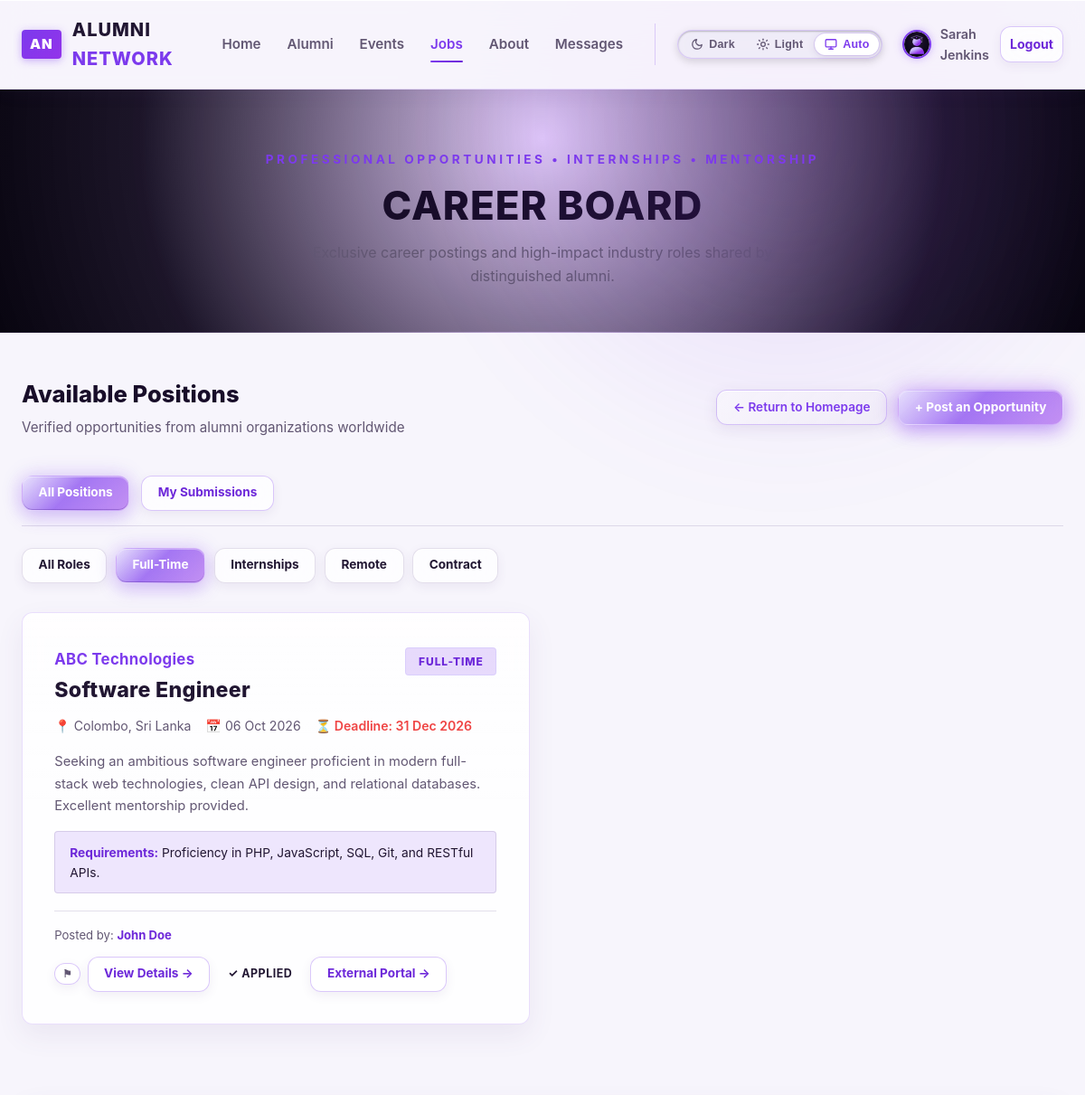
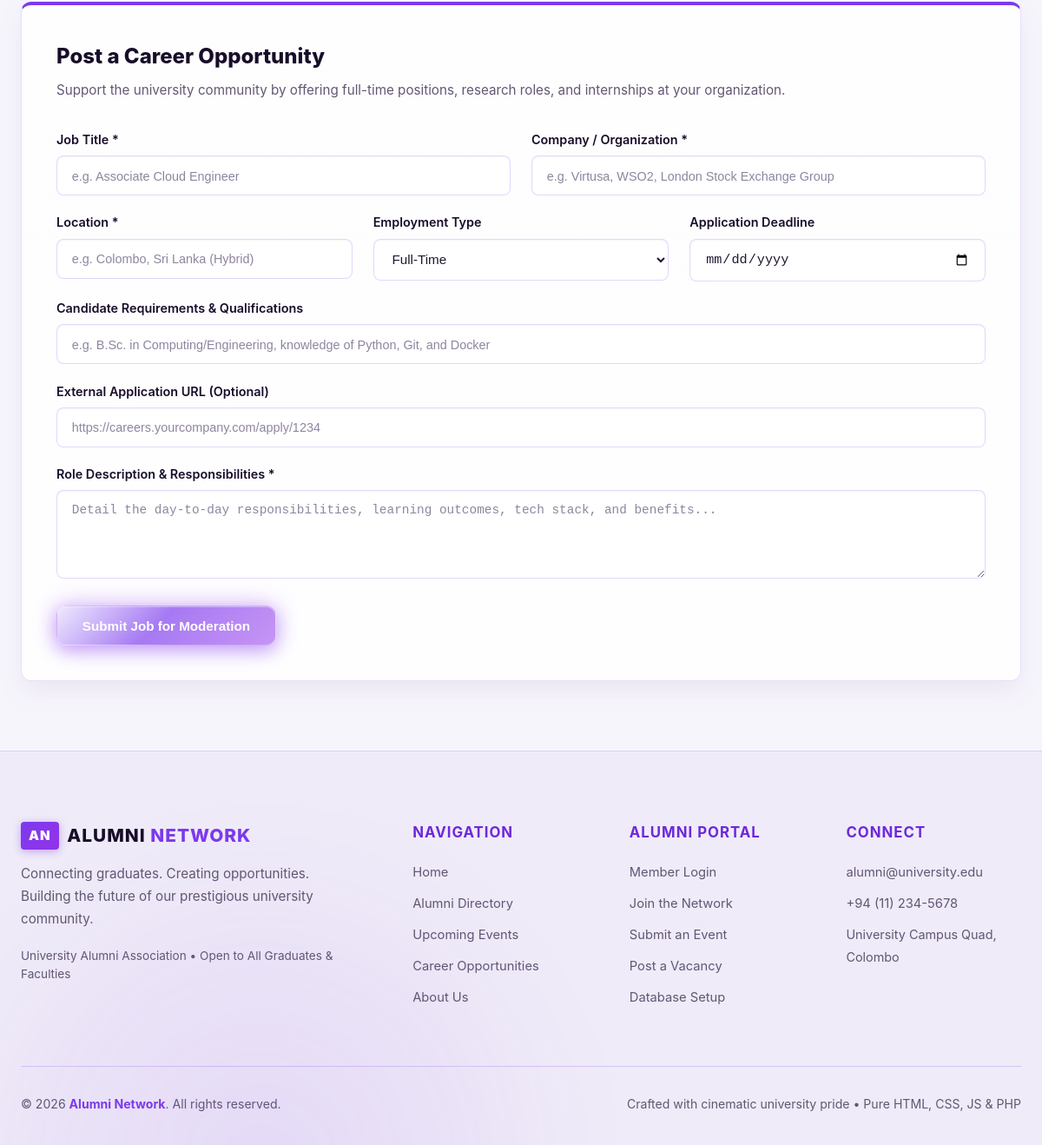
The app's page /jobs.php?tab=all&type=Full-Time (signed in) with its own data (2 pictures, top to bottom).
### tables this page shows
CREATE TABLE IF NOT EXISTS job_applications (
    id INT AUTO_INCREMENT PRIMARY KEY,
    job_id INT NOT NULL,
    user_id INT NOT NULL,
    message TEXT NULL,
    status ENUM('Applied', 'Under Review', 'Accepted', 'Rejected') NOT NULL DEFAULT 'Applied',
    applied_at TIMESTAMP DEFAULT CURRENT_TIMESTAMP,
    UNIQUE KEY unique_application (job_id, user_id),
    INDEX idx_ja_job (job_id),
    INDEX idx_ja_user (user_id),
    FOREIGN KEY (job_id) REFERENCES jobs(id) ON DELETE CASCADE,
    FOREIGN KEY (user_id) REFERENCES users(id) ON DELETE CASCADE
);

CREATE TABLE IF NOT EXISTS jobs (
    id INT AUTO_INCREMENT PRIMARY KEY,
    title VARCHAR(200) NOT NULL,
    company VARCHAR(150) NOT NULL,
    description TEXT NOT NULL,
    contact_email VARCHAR(200) DEFAULT NULL,
    requirements TEXT DEFAULT NULL,
    location VARCHAR(150) NOT NULL,
    job_type ENUM('Full-Time', 'Part-Time', 'Internship', 'Contract', 'Remote') NOT NULL DEFAULT 'Full-Time',
    application_link VARCHAR(255) NULL,
    deadline DATE DEFAULT NULL,
    posted_by INT NOT NULL,
    status ENUM('pending', 'approved', 'rejected') NOT NULL DEFAULT 'approved',
    posted_at TIMESTAMP DEFAULT CURRENT_TIMESTAMP,
    expires_at DATE NULL,
    INDEX idx_jobs_posted_by (posted_by),
    INDEX idx_jobs_status (status),
    INDEX idx_jobs_type (job_type),
    FOREIGN KEY (posted_by) REFERENCES users(id) ON DELETE CASCADE
);

### jobs.php (the view, shortened to what the rows shown need)
<?php
require_once __DIR__ . '/includes/header.php';
require_once __DIR__ . '/includes/functions.php';
$currentUserId = current_user_id();
$typeFilter = isset($_GET['type']) ? trim($_GET['type']) : '';
$tabFilter  = isset($_GET['tab']) ? trim($_GET['tab']) : 'all';
$jobs = [];
if ($db_connected && $pdo) {
    try {
        $userIdParam = $currentUserId ? (int)$currentUserId : 0;
        if ($tabFilter === 'my' && $isLoggedIn) {
            $sql = "
                SELECT j.*,
                       CONCAT(u.first_name, ' ', u.last_name) AS poster_name,
                       ja.id AS application_id, ja.status AS application_status
                FROM jobs j
                LEFT JOIN users u ON j.posted_by = u.id
                LEFT JOIN job_applications ja ON ja.job_id = j.id AND ja.user_id = ?
                WHERE j.posted_by = ?
            ";
            $params = [$userIdParam, $userIdParam];
        } else {
            $sql = "
                SELECT j.*,
                       CONCAT(u.first_name, ' ', u.last_name) AS poster_name,
                       ja.id AS application_id, ja.status AS application_status
                FROM jobs j
                LEFT JOIN users u ON j.posted_by = u.id
                LEFT JOIN job_applications ja ON ja.job_id = j.id AND ja.user_id = ?
                WHERE j.status = 'approved'
            ";
            $params = [$userIdParam];
        }
        if (!empty($typeFilter)) {
            $sql .= " AND j.job_type = ?";
            $params[] = $typeFilter;
        }
        $sql .= " ORDER BY j.posted_at DESC";
        $stmt = $pdo->prepare($sql);
        $stmt->execute($params);
        $jobs = $stmt->fetchAll();
    } catch (Exception $e) {
        $jobs = [];
    }
}
?>
<section style="background: radial-gradient(circle at 50% 20%, rgba(147, 51, 234, 0.22) 0%, rgba(16, 9, 29, 0.95) 70%, #080510 100%); color: var(--text-light); padding: 4rem 0 3rem; border-bottom: 1px solid var(--border-color);">
    <div class="container text-center" style="text-align: center;">
        <h1 class="section-title" style="color: var(--text-light); margin-bottom: 0.8rem;">Career Board</h1>
    </div>
</section>
<div class="container" style="padding-top: 3rem; padding-bottom: 5rem;">
    <div style="display: flex; justify-content: space-between; align-items: center; margin-bottom: 2.5rem; flex-wrap: wrap; gap: 1rem;">
        <div>
            <h2 style="color: var(--text-light); font-size: 1.6rem; font-weight: 800; margin: 0 0 0.3rem 0;">Available Positions</h2>
        </div>
    </div>
    <div class="grid grid-2" style="gap: 1.8rem;">
        <?php foreach ($jobs as $job): ?>
            <?php
                $appStatus = $job['application_status'] ?? null;
            ?>
            <div class="card job-card" id="job-<?php echo $job['id']; ?>" style="display: flex; flex-direction: column;">
                <div style="display: flex; justify-content: space-between; align-items: flex-start; margin-bottom: 0.8rem; gap: 0.8rem;">
                    <div>
                        <span class="job-company" style="display: inline-block; margin-bottom: 0.4rem;">
                            <?php echo htmlspecialchars($job['company']); ?>
                        </span>
                        <h3 class="job-title" style="margin: 0;">
                            <a href="job-details.php?id=<?php echo (int)$job['id']; ?>" style="color: inherit; text-decoration: none;">
                                <?php echo htmlspecialchars($job['title']); ?>
                            </a>
                        </h3>
                    </div>
                    <div style="text-align: right; flex-shrink: 0; display: flex; flex-direction: column; align-items: flex-end; gap: 4px;">
                        <span class="job-type-pill">
                            <?php echo htmlspecialchars($job['job_type']); ?>
                        </span>
                    </div>
                </div>
                <div class="job-meta" style="margin-bottom: 1rem; color: var(--text-muted); font-size: 0.88rem; display: flex; gap: 1rem; flex-wrap: wrap;">
                    <span>&#128205; <?php echo htmlspecialchars($job['location']); ?></span>
                    <?php if (!empty($job['posted_at'])): ?>
                        <span>&#128197; <?php echo date('d M Y', strtotime($job['posted_at'])); ?></span>
                    <?php endif; ?>
                    <?php if (!empty($job['deadline'])): ?>
                        <span style="color: var(--danger-color); font-weight: 600;">&#9203; Deadline: <?php echo date('d M Y', strtotime($job['deadline'])); ?></span>
                    <?php endif; ?>
                </div>
                <p class="job-desc" style="margin-bottom: 1rem; flex: 1;">
                    <?php echo nl2br(htmlspecialchars($job['description'])); ?>
                </p>
                <?php if (!empty($job['requirements'])): ?>
                    <div style="background: rgba(124, 58, 237, 0.12); border-left: 3px solid var(--accent-color); border: 1px solid var(--border-color); padding: 0.7rem 1rem; border-radius: 4px; font-size: 0.86rem; color: var(--text-color); margin-bottom: 1.2rem;">
                        <strong style="color: var(--accent-light);">Requirements:</strong> <?php echo htmlspecialchars($job['requirements']); ?>
                    </div>
                <?php endif; ?>
                <div style="padding-top: 1rem; border-top: 1px solid var(--border-color); display: flex; justify-content: space-between; align-items: center; gap: 0.8rem; flex-wrap: wrap;">
                    <div style="font-size: 0.82rem; color: var(--text-muted);">
                        Posted by: <strong style="color: var(--accent-light);"><?php echo htmlspecialchars(!empty($job['poster_name']) ? $job['poster_name'] : 'Alumni Network'); ?></strong>
                    </div>
                    <div style="display: flex; gap: 0.5rem; align-items: center;">
                        <button type="button" class="btn btn-outline-light btn-sm" style="font-size: 0.72rem; padding: 0.25rem 0.5rem; color: var(--text-muted);"
                                onclick="openReportModal(<?php echo $job['id']; ?>, 'job', '<?php echo htmlspecialchars(addslashes($job['title'])); ?>');" title="Report Job">
                            &#9873;
                        </button>
                        <a href="job-details.php?id=<?php echo (int)$job['id']; ?>" class="btn btn-outline-glass btn-sm">
                            View Details &rarr;
                        </a>
                        <?php if ($appStatus): ?>
                            <span class="badge badge-success" style="padding: 0.4rem 0.75rem;">
                                &#10003; <?php echo htmlspecialchars($appStatus); ?>
                            </span>
                        <?php endif; ?>
                        <?php if (!empty($job['application_link'])): ?>
                            <a href="<?php echo htmlspecialchars($job['application_link']); ?>" target="_blank" rel="noopener noreferrer" class="btn btn-outline-gold btn-sm">
                                External Portal &rarr;
                            </a>
                        <?php endif; ?>
                    </div>
                </div>
            </div>
        <?php endforeach; ?>
    </div>
</div>
<?php require_once __DIR__ . '/includes/footer.php'; ?>

### records on screen
job_applications: job.company "ABC Technologies", job.title "Software Engineer", job.job_type "FULL-TIME", job.location "Colombo, Sri Lanka", job.posted_at "06 Oct 2026", job.deadline "31 Dec 2026", job.description "Seeking an ambitious software engineer proficient in modern full-stack web technologies, clean API design, and relational databases. Excellent mentorship provided.", job.requirements "Proficiency in PHP, JavaScript, SQL, Git, and RESTful APIs.", poster_name "John Doe", status "APPLIED"

### other values on screen
$userName "Sarah Jenkins"
